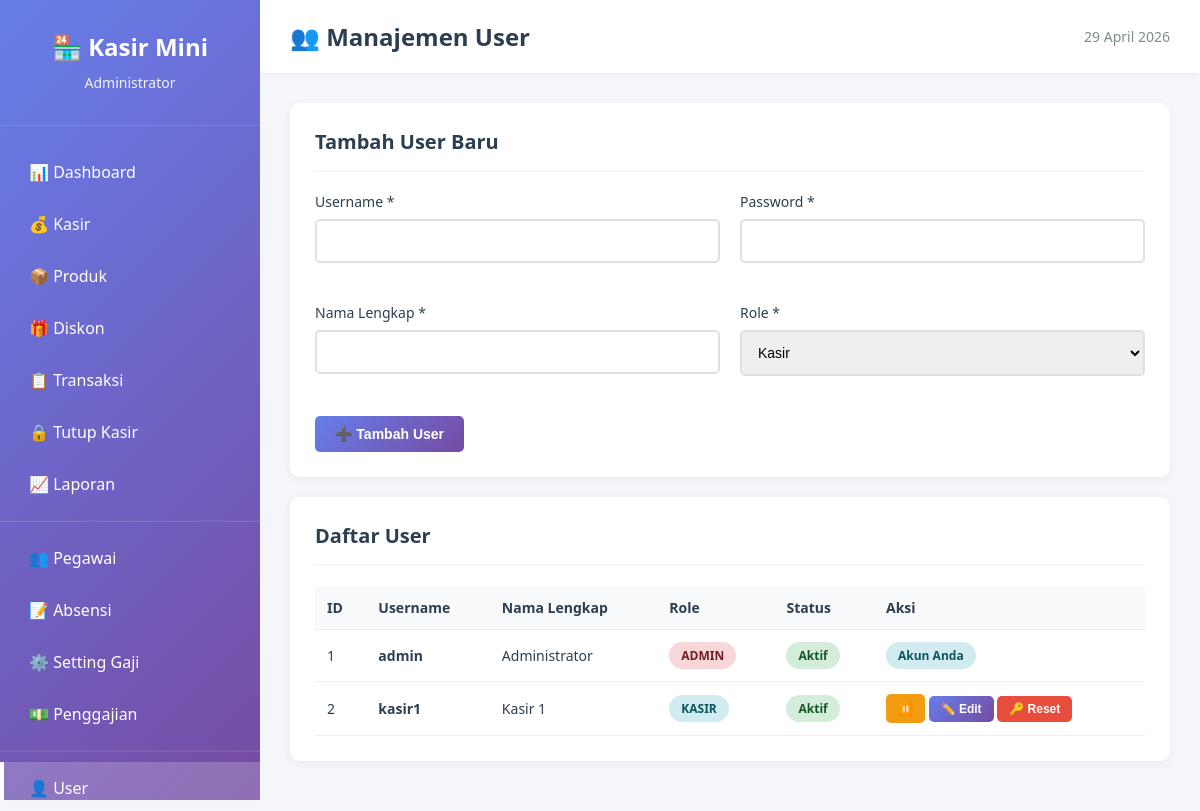
Screenshot of /user.php (signed in) with the database file from the repository.
### tables this page shows
CREATE TABLE users (
    id INT PRIMARY KEY AUTO_INCREMENT,
    username VARCHAR(50) UNIQUE NOT NULL,
    password VARCHAR(255) NOT NULL,
    nama_lengkap VARCHAR(100) NOT NULL,
    role ENUM('admin', 'kasir') DEFAULT 'kasir',
    status ENUM('aktif', 'nonaktif') DEFAULT 'aktif',
    created_at TIMESTAMP DEFAULT CURRENT_TIMESTAMP
);

### config.php (called while the page is built, shortened)
<?php
function tanggal_indonesia($tanggal) {
    $bulan = array(
        1 => 'Januari', 'Februari', 'Maret', 'April', 'Mei', 'Juni',
        'Juli', 'Agustus', 'September', 'Oktober', 'November', 'Desember'
    );
    $pecah = explode('-', date('Y-m-d', strtotime($tanggal)));
    return $pecah[2] . ' ' . $bulan[(int)$pecah[1]] . ' ' . $pecah[0];
}
?>

### user.php (the view, shortened to what this page needs)
<?php
require_once 'config.php';
$query = "SELECT * FROM users ORDER BY id ASC";
$result = mysqli_query($conn, $query);
?>
<!DOCTYPE html>
<html lang="id">
<head>
    <link rel="stylesheet" href="assets/css/style.css">
</head>
<body>
    <div class="sidebar">
        <div class="sidebar-header">
            <h2>🏪 Kasir Mini</h2>
            <p><?php echo $_SESSION['nama_lengkap']; ?></p>
        </div>
        <nav class="sidebar-menu">
            <a href="index.php">📊 Dashboard</a>
            <a href="kasir.php">💰 Kasir</a>
            <a href="produk.php">📦 Produk</a>
            <a href="diskon.php">🎁 Diskon</a>
            <a href="transaksi.php">📋 Transaksi</a>
            <a href="tutup_kasir.php">🔒 Tutup Kasir</a>
            <a href="laporan.php">📈 Laporan</a>
            <hr style="border-color: rgba(255,255,255,0.1); margin: 10px 0;">
            <a href="pegawai.php">👥 Pegawai</a>
            <a href="absensi.php">📝 Absensi</a>
            <a href="setting_gaji.php">⚙️ Setting Gaji</a>
            <a href="penggajian.php">💵 Penggajian</a>
            <hr style="border-color: rgba(255,255,255,0.1); margin: 10px 0;">
            <a href="user.php" class="active">👤 User</a>
        </nav>
    </div>
    <div class="main-content">
        <div class="top-bar">
            <h1>👥 Manajemen User</h1>
            <div class="top-bar-right">
                <span><?php echo tanggal_indonesia(date('Y-m-d')); ?></span>
            </div>
        </div>
        <div class="content">
            <div class="card">
                <div class="card-header">
                    <h3>Tambah User Baru</h3>
                </div>
                <form method="POST">
                    <div class="form-grid">
                        <div class="form-group">
                            <label>Username *</label>
                            <input type="text" name="username" class="form-control" required>
                        </div>
                        <div class="form-group">
                            <label>Password *</label>
                            <input type="password" name="password" class="form-control" required>
                        </div>
                        <div class="form-group">
                            <label>Nama Lengkap *</label>
                            <input type="text" name="nama_lengkap" class="form-control" required>
                        </div>
                        <div class="form-group">
                            <label>Role *</label>
                            <select name="role" class="form-control" required>
                                <option value="kasir">Kasir</option>
                            </select>
                        </div>
                    </div>
                    <button type="submit" name="tambah" class="btn btn-primary">➕ Tambah User</button>
                </form>
            </div>
            <div class="card">
                <div class="card-header">
                    <h3>Daftar User</h3>
                </div>
                <div class="table-responsive">
                    <table class="data-table">
                        <thead>
                            <tr>
                                <th>ID</th>
                                <th>Username</th>
                                <th>Nama Lengkap</th>
                                <th>Role</th>
                                <th>Status</th>
                                <th>Aksi</th>
                            </tr>
                        </thead>
                        <tbody>
                            <?php while ($row = mysqli_fetch_assoc($result)): ?>
                            <tr>
                                <td><?php echo $row['id']; ?></td>
                                <td><strong><?php echo $row['username']; ?></strong></td>
                                <td><?php echo $row['nama_lengkap']; ?></td>
                                <td>
                                    <span class="badge <?php echo $row['role'] == 'admin' ? 'badge-red' : 'badge-blue'; ?>">
                                        <?php echo strtoupper($row['role']); ?>
                                    </span>
                                </td>
                                <td>
                                    <?php if ($row['status'] == 'aktif'): ?>
                                        <span class="badge badge-green">Aktif</span>
                                    <?php else: ?>
                                        <span class="badge badge-red">Nonaktif</span>
                                    <?php endif; ?>
                                </td>
                                <td>
                                    <?php if ($row['id'] != $_SESSION['user_id']): ?>
                                        <a href="?toggle=<?php echo $row['id']; ?>" class="btn btn-warning btn-sm">
                                            <?php echo $row['status'] == 'aktif' ? '⏸️' : '▶️'; ?>
                                        </a>
                                        <button onclick="editUser(<?php echo htmlspecialchars(json_encode($row)); ?>)" class="btn btn-primary btn-sm">✏️ Edit</button>
                                        <button onclick="resetPassword(<?php echo $row['id']; ?>, '<?php echo $row['username']; ?>')" class="btn btn-danger btn-sm">🔑 Reset</button>
                                    <?php else: ?>
                                        <span class="badge badge-blue">Akun Anda</span>
                                    <?php endif; ?>
                                </td>
                            </tr>
                            <?php endwhile; ?>
                        </tbody>
                    </table>
                </div>
            </div>
        </div>
    </div>
</body>
</html>

### assets/css/style.css (style rules this page uses)
* { margin: 0; padding: 0; box-sizing: border-box; }
body { font-family: 'Segoe UI', Tahoma, Geneva, Verdana, sans-serif; background: #f5f6fa; color: #2c3e50; display: flex; }
.sidebar { width: 260px; background: linear-gradient(135deg, #667eea 0%, #764ba2 100%); color: white; height: 100vh; position: fixed; left: 0; top: 0; overflow-y: auto; }
.sidebar-header { padding: 30px 20px; border-bottom: 1px solid rgba(255,255,255,0.1); text-align: center; }
.sidebar-header h2 { font-size: 24px; margin-bottom: 10px; }
.sidebar-header p { font-size: 14px; opacity: 0.9; margin-bottom: 3px; }
.sidebar-menu { padding: 20px 0; }
.sidebar-menu a { display: block; padding: 15px 25px; color: white; text-decoration: none; transition: all 0.3s; border-left: 4px solid transparent; }
.sidebar-menu a.active { background: rgba(255,255,255,0.2); border-left-color: white; }
.main-content { margin-left: 260px; width: calc(100% - 260px); min-height: 100vh; }
.top-bar { background: white; padding: 20px 30px; box-shadow: 0 2px 5px rgba(0,0,0,0.05); display: flex; justify-content: space-between; align-items: center; }
.top-bar h1 { font-size: 24px; color: #2c3e50; }
.top-bar-right { display: flex; gap: 20px; align-items: center; font-size: 14px; color: #7f8c8d; }
.content { padding: 30px; }
.table-responsive { overflow-x: auto; }
.data-table { width: 100%; border-collapse: collapse; }
.data-table th, .data-table td { padding: 12px; text-align: left; border-bottom: 1px solid #ecf0f1; }
.data-table th { background: #f8f9fa; color: #2c3e50; font-weight: 600; font-size: 14px; }
.data-table td { font-size: 14px; }
.badge { padding: 5px 12px; border-radius: 20px; font-size: 12px; font-weight: 600; display: inline-block; }
.badge-red { background: #f8d7da; color: #721c24; }
.badge-green { background: #d4edda; color: #155724; }
.badge-blue { background: #d1ecf1; color: #0c5460; }
.btn { padding: 10px 20px; border: none; border-radius: 5px; cursor: pointer; font-size: 14px; font-weight: 600; transition: all 0.3s; text-decoration: none; display: inline-block; }
.btn-primary { background: linear-gradient(135deg, #667eea 0%, #764ba2 100%); color: white; }
.btn-danger { background: #e74c3c; color: white; }
.btn-warning { background: #f39c12; color: white; }
.btn-sm { padding: 6px 12px; font-size: 12px; }
.form-grid { display: grid; grid-template-columns: repeat(auto-fit, minmax(300px, 1fr)); gap: 20px; margin-bottom: 20px; }
.form-group { margin-bottom: 20px; }
.form-group label { display: block; margin-bottom: 8px; color: #2c3e50; font-weight: 500; font-size: 14px; }
.form-control { width: 100%; padding: 12px; border: 2px solid #e0e0e0; border-radius: 5px; font-size: 14px; transition: border-color 0.3s; }
select.form-control { cursor: pointer; }
.card { background: white; border-radius: 10px; box-shadow: 0 2px 10px rgba(0,0,0,0.05); padding: 25px; margin-bottom: 20px; }
.card-header { border-bottom: 2px solid #f5f6fa; padding-bottom: 15px; margin-bottom: 20px; }
.card-header h3 { color: #2c3e50; font-size: 20px; }

### rows the page displays
users: id "1", username "admin", nama_lengkap "Administrator", role "ADMIN", status "Aktif", shows "Akun Anda"
users: id "2", username "kasir1", nama_lengkap "Kasir 1", role "KASIR", status "Aktif"

### other values shown
$_SESSION['nama_lengkap'] "Administrator"
